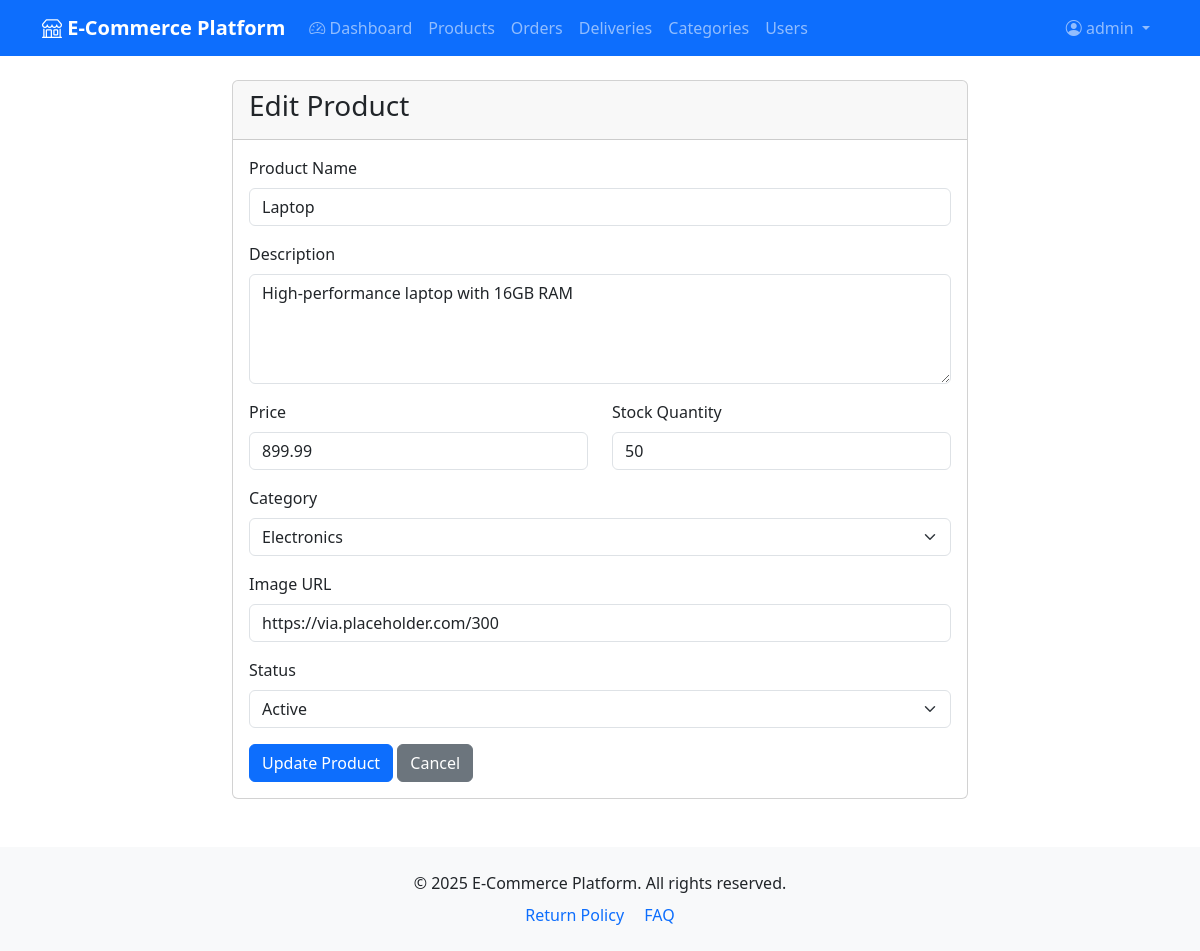
Screenshot of /admin/product_edit.php?id=1 (signed in) with the database file from the repository.
### tables this page shows
CREATE TABLE IF NOT EXISTS products (
    id INT AUTO_INCREMENT PRIMARY KEY,
    name VARCHAR(200) NOT NULL,
    description TEXT,
    price DECIMAL(10, 2) NOT NULL,
    stock_quantity INT DEFAULT 0,
    category_id INT,
    image_url VARCHAR(255),
    status ENUM('active', 'inactive') DEFAULT 'active',
    created_at TIMESTAMP DEFAULT CURRENT_TIMESTAMP,
    updated_at TIMESTAMP DEFAULT CURRENT_TIMESTAMP ON UPDATE CURRENT_TIMESTAMP,
    FOREIGN KEY (category_id) REFERENCES categories(id) ON DELETE SET NULL
);

CREATE TABLE IF NOT EXISTS categories (
    id INT AUTO_INCREMENT PRIMARY KEY,
    name VARCHAR(100) NOT NULL,
    description TEXT,
    created_at TIMESTAMP DEFAULT CURRENT_TIMESTAMP
);

### config/config.php (called while the page is built, shortened)
<?php
function getUrlPath($file) {
    $file = ltrim($file, './');
    $is_in_admin = (strpos($_SERVER['SCRIPT_NAME'], '/admin/') !== false);
    $file_is_admin = (strpos($file, 'admin/') === 0);
    if ($is_in_admin) {
        if ($file_is_admin) {
            return './' . str_replace('admin/', '', $file);
        }
        return '../' . $file;
    }
    return './' . $file;
}
?>

### admin/product_edit.php (the view, shortened to what this page needs)
<?php
require_once __DIR__ . '/../config/config.php';
$product_id = intval($_GET['id'] ?? 0);
$conn = getDBConnection();
$product_query = "SELECT * FROM products WHERE id = $product_id";
$product_result = $conn->query($product_query);
$product = $product_result->fetch_assoc();
$categories_query = "SELECT * FROM categories ORDER BY name";
$categories_result = $conn->query($categories_query);
include __DIR__ . '/../includes/header.php';
?>
<div class="row">
    <div class="col-md-8 mx-auto">
        <div class="card">
            <div class="card-header">
                <h3>Edit Product</h3>
            </div>
            <div class="card-body">
                <form method="POST" action="">
                    <div class="mb-3">
                        <label for="name" class="form-label">Product Name</label>
                        <input type="text" class="form-control" id="name" name="name"
                               value="<?php echo htmlspecialchars($product['name']); ?>" required>
                    </div>
                    <div class="mb-3">
                        <label for="description" class="form-label">Description</label>
                        <textarea class="form-control" id="description" name="description" rows="4"><?php echo htmlspecialchars($product['description']); ?></textarea>
                    </div>
                    <div class="row">
                        <div class="col-md-6 mb-3">
                            <label for="price" class="form-label">Price</label>
                            <input type="number" step="0.01" class="form-control" id="price" name="price"
                                   value="<?php echo $product['price']; ?>" required>
                        </div>
                        <div class="col-md-6 mb-3">
                            <label for="stock_quantity" class="form-label">Stock Quantity</label>
                            <input type="number" class="form-control" id="stock_quantity" name="stock_quantity"
                                   value="<?php echo $product['stock_quantity']; ?>" min="0">
                        </div>
                    </div>
                    <div class="mb-3">
                        <label for="category_id" class="form-label">Category</label>
                        <select class="form-select" id="category_id" name="category_id">
                            <?php if ($categories_result): ?>
                                <?php while ($category = $categories_result->fetch_assoc()): ?>
                                    <option value="<?php echo $category['id']; ?>"
                                            <?php echo ($product['category_id'] == $category['id']) ? 'selected' : ''; ?>>
                                        <?php echo htmlspecialchars($category['name']); ?>
                                    </option>
                                <?php endwhile; ?>
                            <?php endif; ?>
                        </select>
                    </div>
                    <div class="mb-3">
                        <label for="image_url" class="form-label">Image URL</label>
                        <input type="url" class="form-control" id="image_url" name="image_url"
                               value="<?php echo htmlspecialchars($product['image_url']); ?>">
                    </div>
                    <div class="mb-3">
                        <label for="status" class="form-label">Status</label>
                        <select class="form-select" id="status" name="status">
                            <option value="active" <?php echo ($product['status'] === 'active') ? 'selected' : ''; ?>>Active</option>
                        </select>
                    </div>
                    <button type="submit" class="btn btn-primary">Update Product</button>
                    <a href="<?php echo getUrlPath('admin/products_manage.php'); ?>" class="btn btn-secondary">Cancel</a>
                </form>
            </div>
        </div>
    </div>
</div>
<?php
include __DIR__ . '/../includes/footer.php';
?>

### rows the page displays
products: name "Laptop", description "High-performance laptop with 16GB RAM", price "899.99", stock_quantity "50", category_id "Electronics", image_url "https://via.placeholder.com/300", status "Active"

### other values shown
SITE_NAME "E-Commerce Platform"
$_SESSION['username'] "admin"
